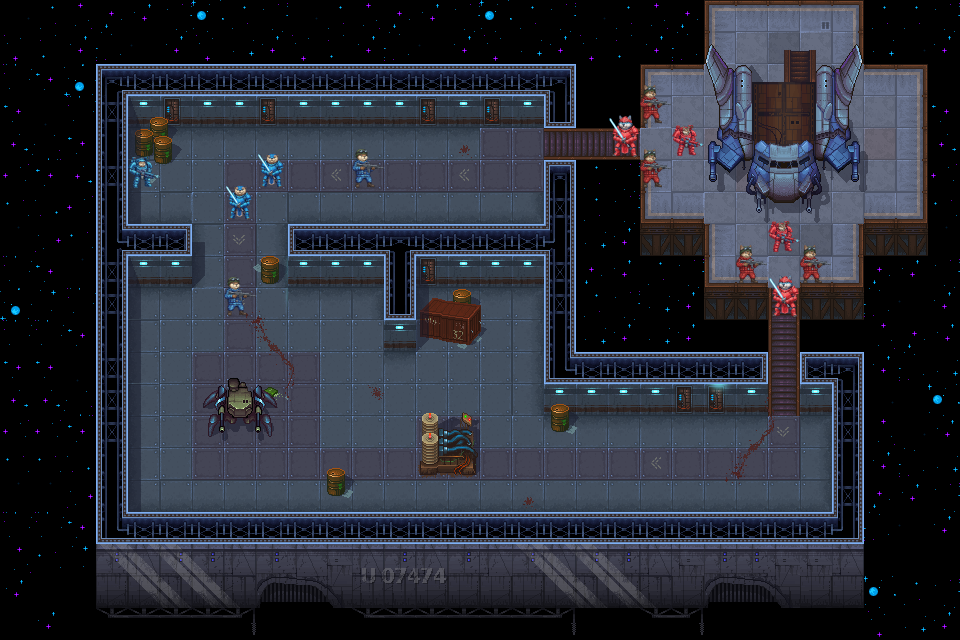

A level layout from a 2D game, rendered from its tile map. Below: a short description, then the map file with tile-grid data replaced by summaries:
An orthogonal 30x20 tile map with 32x32 px tiles, 4 tile layers (Floor, Objects, Blood and shadows, Units), 4 tilesets.

<map version="1.10" tiledversion="1.11.2" orientation="orthogonal" renderorder="right-down" width="30" height="20" tilewidth="32" tileheight="32" infinite="0" nextlayerid="5" nextobjectid="1">
 <tileset firstgid="1" source="Space station._32_2-objects.tsx" />
 <tileset firstgid="1429" source="Space station._32_2-space-light-shadow-blood.tsx" />
 <tileset firstgid="2857" source="Spaceship-tileset.tsx" />
 <tileset firstgid="2957" source="units.tsx" />
 <layer id="1" name="Floor" width="30" height="20">
  <data>[600 cells, 418 non-empty, 55 distinct tile ids]</data>
 </layer>
 <layer id="2" name="Objects" width="30" height="20">
  <data>[600 cells, 97 non-empty, 79 distinct tile ids]</data>
 </layer>
 <layer id="3" name="Blood and shadows" width="30" height="20">
  <data>[600 cells, 196 non-empty, 86 distinct tile ids]</data>
 </layer>
 <layer id="4" name="Units" width="30" height="20">
  <data>[600 cells, 13 non-empty, 6 distinct tile ids]</data>
 </layer>
</map>
